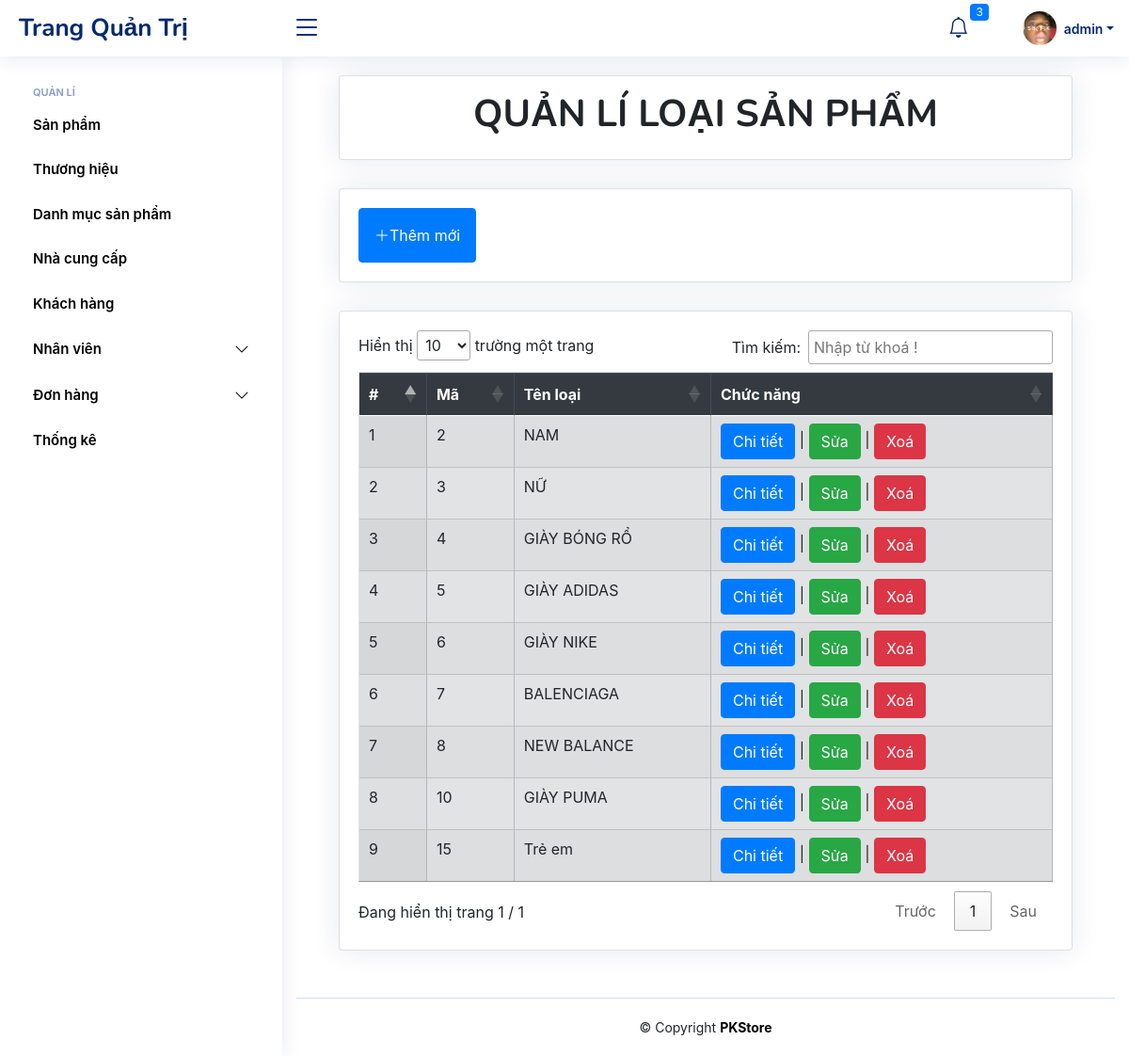
The app's page /Admin/index.php?thamso=danhmucsp (signed in) with its own data.
### tables this page shows
CREATE TABLE `quantrivien` (
  `MaQTV` int(11) NOT NULL,
  `TaiKhoan` varchar(50) NOT NULL,
  `MatKhau` varchar(255) NOT NULL,
  `QuanLi` bit(1) DEFAULT NULL,
  `HoTen` varchar(50) NOT NULL,
  `DienThoaiNV` varchar(20) DEFAULT NULL,
  `AnhDaiDien` varchar(100) DEFAULT NULL,
  `DiaChi` varchar(100) DEFAULT NULL,
  `Email` varchar(100) DEFAULT NULL,
  `trangthai` tinyint(1) NOT NULL
);

CREATE TABLE `danhmucsp` (
  `MaLG` int(11) NOT NULL,
  `TenLoaiGiay` varchar(50) NOT NULL
);

### Admin/Function/Product_Type/Product_Type_Page.php (the view, shortened to what this page needs)
<?php
include("./Function/Sup/Success.php");
?>
<?php
$query = "SELECT * FROM danhmucsp";
$query_run = mysqli_query($conn, $query);
?>
<link rel="stylesheet" href="https://stackpath.bootstrapcdn.com/bootstrap/4.2.1/css/bootstrap.min.css">
<link rel="stylesheet" href="https://cdn.datatables.net/1.10.18/css/dataTables.bootstrap4.min.css">
<div class="container-fluid ">
    <div class="card p-3">
        <h1 class="font-weight-bold text-center"> QUẢN LÍ LOẠI SẢN PHẨM</h1>
    </div>
    <div class="card">
        <div class="card-body d-flex flex-row justify-content-between align-items-center">
            <button type="button" class="btn btn-primary p-3" data-bs-toggle="modal" data-bs-target="#addmodal">
                <i class="bi bi-plus-lg"></i>Thêm mới
            </button>
        </div>
    </div>
    <div class="card">
        <div class="card-body">
            <?php
            $index = 1;
            ?>
            <table id="data-table" class="table table-bordered table-secondary table-hover display">
                <thead class="thead-dark">
                    <tr>
                        <th>#</th>
                        <th>Mã</th>
                        <th>Tên loại</th>
                        <th>Chức năng </th>
                    </tr>
                </thead>
                <tbody>
                    <?php if (mysqli_num_rows($query_run) != 0) {
                        while ($row = mysqli_fetch_array($query_run)) { ?>
                            <tr>
                                <td> <?php echo $index;
                                        $index++; ?></td>
                                <td> <?php echo $row['MaLG']; ?></td>
                                <td> <?php echo $row['TenLoaiGiay']; ?> </td>
                                <td>
                                    <button type="button" class="btn btn-primary" data-bs-toggle="modal" data-bs-target="#Modal_Detail<?php echo $row['MaLG']; ?>">
                                        Chi tiết
                                    </button> |
                                    <button type="button" class="btn btn-success" data-bs-toggle="modal" data-bs-target="#ModalEdit<?php echo $row['MaLG']; ?>">
                                        Sửa
                                    </button> |
                                    <button type="button" class="btn btn-danger" data-bs-toggle="modal" data-bs-target="#ModalDelete<?php echo $row['MaLG']; ?>">
                                        Xoá
                                    </button>
                                </td>
                            </tr>
                    <?php  }
                    }
                    ?>
                </tbody>
            </table>
        </div>
    </div>
</div>
<link rel="stylesheet" href="https://cdn.datatables.net/1.12.1/css/jquery.dataTables.min.css">

### Admin/Function/Manager/Header.php (shortened to what this page needs)
<?php
$id = $_SESSION["MaQTV"];
$query = "SELECT * FROM quantrivien where MaQTV='$id'";
$query_run = mysqli_query($conn, $query);
$row = mysqli_fetch_array($query_run);
$donhangmoi  = mysqli_query($conn, "select count(SoDH) as 'donhangmoi' from dondathang where TinhTrangGiaoHang = 'cho xac nhan'");
$ketqua = mysqli_fetch_array($donhangmoi);
?>
<header id="header" class="header fixed-top d-flex align-items-center">
  <div class="d-flex align-items-center justify-content-between">
    <a href="?thamso=sanpham" class="logo d-flex align-items-center">
      <span class="d-none d-lg-block">Trang Quản Trị</span>
    </a>
    <i class="bi bi-list toggle-sidebar-btn"></i>
  </div>
  <nav class="header-nav ms-auto">
    <ul class="d-flex align-items-center">
      <li  class="nav-item dropdown">
        <a  class="nav-link nav-icon" href="#" data-bs-toggle="dropdown">
          <i class="bi bi-bell"></i>
          <span class="badge bg-primary badge-number"> <?php  echo $ketqua["donhangmoi"]; ?></span>
        </a>
      </li>
      <li class="nav-item dropdown pe-3">
        <a class="nav-link nav-profile d-flex align-items-center pe-0" href="#" data-bs-toggle="dropdown">
          <img src="../Images/ImgAdmins/<?php
                                        echo $row["AnhDaiDien"];
                                        ?>" alt="Profile" class="rounded-circle">
          <span class="d-none d-md-block dropdown-toggle ps-2"><?php
                                                                echo $row["TaiKhoan"];
                                                                ?></span>
        </a>
      </li>
    </ul>
  </nav>
</header>

### Admin/assets/css/style.css (style rules this page uses)
:root { scroll-behavior: smooth; }
body { font-family: "Open Sans", sans-serif; background: #f6f9ff; color: #444444; }
a { color: #4154f1; text-decoration: none; }
h1, h2, h3, h4, h5, h6 { font-family: "Nunito", sans-serif; }
.card { margin-bottom: 30px; border: none; border-radius: 5px; box-shadow: 0px 0 30px rgba(1, 41, 112, 0.1); }
.card-body { padding: 0 20px 20px 20px; }
.logo { line-height: 1; }
@media (min-width: 1200px) { .logo { width: 280px; } }
.logo span { font-size: 26px; font-weight: 700; color: #012970; font-family: "Nunito", sans-serif; }
.header { transition: all 0.5s; z-index: 997; height: 60px; box-shadow: 0px 2px 20px rgba(1, 41, 112, 0.1); background-color: #fff; padding-left: 20px; }
.header .toggle-sidebar-btn { font-size: 32px; padding-left: 10px; cursor: pointer; color: #012970; }
.header-nav ul { list-style: none; }
.header-nav>ul { margin: 0; padding: 0; }
.header-nav .nav-icon { font-size: 22px; color: #012970; margin-right: 25px; position: relative; }
.header-nav .nav-profile { color: #012970; }
.header-nav .nav-profile img { max-height: 36px; }
.header-nav .nav-profile span { font-size: 14px; font-weight: 600; }
.header-nav .badge-number { position: absolute; inset: -2px -5px auto auto; font-weight: normal; font-size: 12px; padding: 3px 6px; }

### records on screen
quantrivien: AnhDaiDien (picture), TaiKhoan "admin"
danhmucsp: MaLG "2", TenLoaiGiay "NAM"
danhmucsp: MaLG "3", TenLoaiGiay "NỮ"
danhmucsp: MaLG "4", TenLoaiGiay "GIÀY BÓNG RỔ"
danhmucsp: MaLG "5", TenLoaiGiay "GIÀY ADIDAS"
danhmucsp: MaLG "6", TenLoaiGiay "GIÀY NIKE"
danhmucsp: MaLG "7", TenLoaiGiay "BALENCIAGA"
danhmucsp: MaLG "8", TenLoaiGiay "NEW BALANCE"
danhmucsp: MaLG "10", TenLoaiGiay "GIÀY PUMA"
danhmucsp: MaLG "15", TenLoaiGiay "Trẻ em"

### other values on screen
$ketqua["donhangmoi"] "3"
